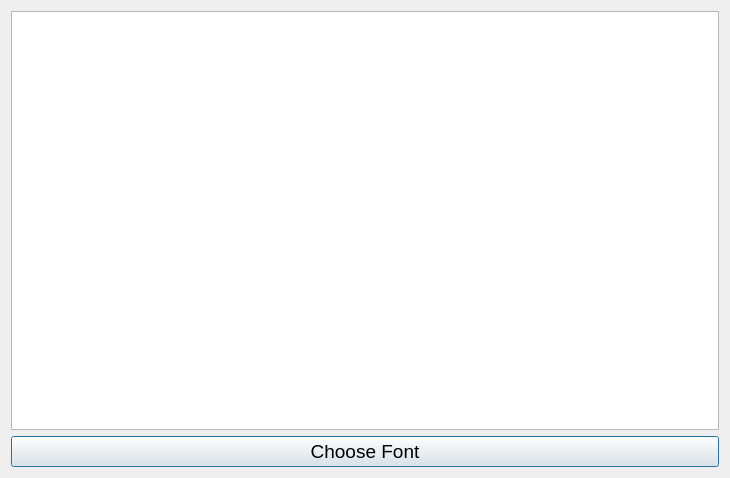
<?xml version="1.0" encoding="UTF-8"?>
<ui version="4.0">
 <class>Dialog</class>
 <widget class="QDialog" name="Dialog">
  <property name="geometry">
   <rect>
    <x>0</x>
    <y>0</y>
    <width>730</width>
    <height>478</height>
   </rect>
  </property>
  <property name="windowTitle">
   <string>Dialog</string>
  </property>
  <layout class="QVBoxLayout" name="verticalLayout">
   <item>
    <widget class="QTextEdit" name="textEdit"/>
   </item>
   <item>
    <widget class="QPushButton" name="pushButton">
     <property name="font">
      <font>
       <pointsize>14</pointsize>
      </font>
     </property>
     <property name="text">
      <string>Choose Font</string>
     </property>
    </widget>
   </item>
  </layout>
 </widget>
 <resources/>
 <connections/>
</ui>
